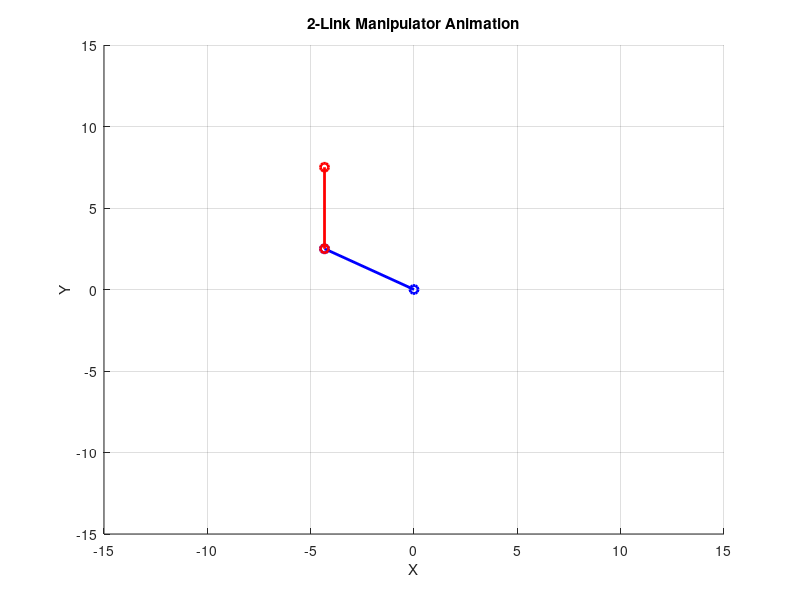

The MATLAB script that drew this image:
clearvars
close all
clc

l1 = 5; 
l2 = 5; 

figure;
axis([-15 15 -15 15]);
hold on;
grid on;
title('2-Link Manipulator Animation');
xlabel('X');
ylabel('Y');

link1 = plot([0, 0], [0, 0], 'b-o', 'LineWidth', 2);
link2 = plot([0, 0], [0, 0], 'r-o', 'LineWidth', 2);


for t = 1:300

    theta_1 =  0.5 * t;  
    theta_2 = 1 * t;     

    T1 = [cosd(theta_1), -sind(theta_1), l1 * cosd(theta_1);
          sind(theta_1),  cosd(theta_1), l1 * sind(theta_1);
          0,              0,            1];

    T2 = [cosd(theta_2), -sind(theta_2), l2 * cosd(theta_2);
          sind(theta_2),  cosd(theta_2), l2 * sind(theta_2);
          0,              0,            1];

    p0 = [0; 0; 1];          
    p1 = T1 * p0;                 
    p2 = T1 * T2 * p0;       

    set(link1, 'XData', [p0(1), p1(1)], 'YData', [p0(2), p1(2)]);
    set(link2, 'XData', [p1(1), p2(1)], 'YData', [p1(2), p2(2)]);

    pause(0.05);
end